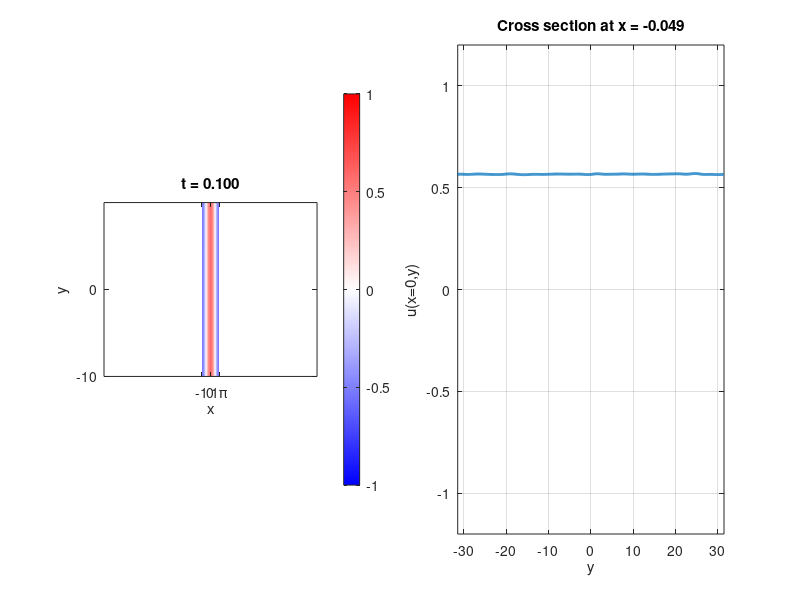

This figure's MATLAB source: (Note: this script raises an error after producing the figure.)
function SH2D_ETDRK4()
    clc; clear; close all;

    %% Parameters
    t0 = 0.0;
    T  = 800.0;

    xscale = 1;
    yscale = 10;

    Lx = xscale*pi;
    Ly = yscale*pi;

    Nx = 2^7;
    Ny = 2^9;

    dx = 2*Lx/Nx;
    dy = 2*Ly/Ny;

    movie_dt = 1.0;

    mu = 0.25;
    k  = 0.95;

    %% Initial condition

    % spatial grid (needed for patterned base state)
    x = (-Nx/2:Nx/2-1)*dx;
    y = (-Ny/2:Ny/2-1)*dy;

    [X,Y] = ndgrid(x,y);

    kappa = k^2 - 1;

    up = sqrt((4/3)*(mu-kappa^2))*cos(k*X);

    sigma = 0.1;
    u0 = up + sigma*(rand(Nx,Ny)-0.5);

    u_hat = fft2(u0);

    %% discretization

    % time discretization
    dt = 0.1;
    t = t0:dt:T;

    %% Fourier wavenumbers

    kx = pi*[0:Nx/2-1 -Nx/2:-1]/Lx;
    ky = pi*[0:Ny/2-1 -Ny/2:-1]/Ly;

    [KX,KY] = ndgrid(kx,ky);

    % anisotropic SH operator
    k2 = k^2*KX.^2 + KY.^2;

    % Linear operator:
    %
    % u_t = -(1-2k2+k2^2)u + mu*u - u^3
    %
    L_operator = -(1 - 2*k2 + k2.^2) + mu;

    %% 2/3 dealiasing mask

    kx_max = max(abs(kx));
    ky_max = max(abs(ky));

    dealias_mask = ...
        (abs(KX) <= (2/3)*kx_max) & ...
        (abs(KY) <= (2/3)*ky_max);

    %% ETDRK4 setup

    E  = exp(dt*L_operator);
    E2 = exp(dt*L_operator/2);

    M = 16; % no. of points for complex means
    r = exp(1i*pi*((1:M)-0.5)/M); % roots of unity

    Lvec = L_operator(:);
    LR = dt*Lvec(:,ones(M,1)) + r(ones(numel(L_operator),1),:);

    Q  = dt*real(mean((exp(LR/2)-1)./LR,2));

    f1 = dt*real(mean((-4-LR + exp(LR).*(4-3*LR+LR.^2))./LR.^3 ,2));
    f2 = dt*real(mean((2+LR + exp(LR).*(-2+LR))./LR.^3 ,2));
    f3 = dt*real(mean((-4-3*LR-LR.^2 + exp(LR).*(4-LR))./LR.^3 ,2));

    Q  = reshape(Q ,Nx,Ny);
    f1 = reshape(f1,Nx,Ny);
    f2 = reshape(f2,Nx,Ny);
    f3 = reshape(f3,Nx,Ny);

    clear LR Lvec

    %% Plot setup

    figure('Position',[100 100 1800 600])

    %% first plot: solution
    subplot(1,2,1)

    u_phys = real(ifft2(u_hat));
    im = imagesc(x,y,u_phys');

    axis equal tight
    set(gca,'YDir','normal')

    colormap(seismic_colormap())
    colorbar
    caxis([-1 1])

    title(sprintf('t = %.3f',t0))

    xticks([-xscale*pi 0 xscale*pi])
    xticklabels({['-' num2str(xscale)],'0',[num2str(xscale) '\pi']})

    yticks([-yscale*pi 0 yscale*pi])
    yticklabels({['-' num2str(yscale)],'0',[num2str(yscale) '\pi']})

    xlabel('x')
    ylabel('y')

    %% second plot: cross section
    subplot(1,2,2)
    xh = round(Nx/2);
    hline = plot(y,u_phys(xh,:),'LineWidth',2);

    xlabel('y')
    ylabel('u(x=0,y)')
    grid on

    ylim([-1.2 1.2])
    xlim([-Ly Ly])

    drawnow

    %% Data storage

    ycross = y;
    ucross = u_phys(xh,:);

    %% GIF setup
    save_gif = true;
    gif_filename = sprintf('SH_ETDRK4_mu=%.2f_k=%.2f.gif',mu,k);
    frame_count = 1;
    next_movie_time = t0;

    %% Time loop

    for n = 1:length(t)-1

        % ETDRK4

        u = real(ifft2(u_hat));

        Nu = -u.^3;
        Nu_hat = dealias_mask .* fft2(Nu);

        a_hat = E2.*u_hat + Q.*Nu_hat;

        a = real(ifft2(a_hat));
        Na_hat = dealias_mask .* fft2(-a.^3);

        b_hat = E2.*u_hat + Q.*Na_hat;

        b = real(ifft2(b_hat));
        Nb_hat = dealias_mask .* fft2(-b.^3);

        c_hat = E2.*a_hat + Q.*(2*Nb_hat - Nu_hat);

        c = real(ifft2(c_hat));
        Nc_hat = dealias_mask .* fft2(-c.^3);

        u_hat = E.*u_hat + f1.*Nu_hat + 2*f2.*(Na_hat + Nb_hat) + f3.*Nc_hat;
        u_hat = dealias_mask .* u_hat;

        % -----------------

        u_phys = real(ifft2(u_hat));

        ucross(end+1,:) = u_phys(xh,:);

        if (t(n+1) >= next_movie_time) || (n+1 == length(t))

            next_movie_time = next_movie_time + movie_dt;

            subplot(1,2,1)

            set(im,'CData',u_phys')

            title(sprintf('t = %.3f',t(n+1)))

            subplot(1,2,2)

            set(hline,...
                'XData',y,...
                'YData',u_phys(xh,:))

            title(sprintf('Cross section at x = %.3f',x(xh)))

            drawnow

            if save_gif

                frame = getframe(gcf);
                img = frame2im(frame);

                [A,map] = rgb2ind(img,256);

                if frame_count == 1

                    imwrite(A,map,gif_filename,...
                        'gif',...
                        'LoopCount',Inf,...
                        'DelayTime',0.05);

                else

                    imwrite(A,map,gif_filename,...
                        'gif',...
                        'WriteMode','append',...
                        'DelayTime',0.05);

                end

                frame_count = frame_count + 1;

            end
        end
    end

    %% Save data

    save(sprintf('SH_mu=%.2f_k=%.2f.mat',mu,k),...
        'mu','k','Nx','Ny','Lx','Ly',...
        'dt','T','ycross','ucross')

    disp(['GIF saved to: ', gif_filename])

end


%% Seismic colormap
function cmap = seismic_colormap()

    n = 256;

    r = [(0:n/2-1)/(n/2), ones(1,n/2)];
    g = [(0:n/2-1)/(n/2), (n/2-1:-1:0)/(n/2)];
    b = [ones(1,n/2), (n/2-1:-1:0)/(n/2)];

    cmap = [r(:),g(:),b(:)];

end
